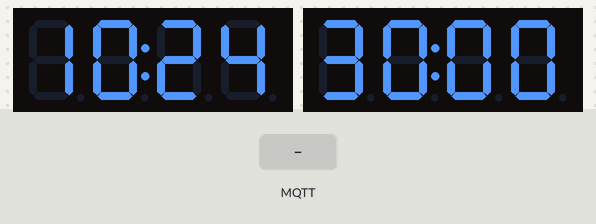
The sketch below on a simulated ESP8266 (NodeMCU). On the bench: 2 × 4-digit seven-segment display. Inputs (shaded band) come from the test bench. WiFi joins after 1.5 s; servers stay silent unless stated; the local clock reads 2024-03-15 10:24:30 at power-on unless the sketch sets it; random numbers use the default seed unless the sketch sets one; no MQTT or app messages arrive unless stated; what the sketch prints to the serial monitor is not drawn.

Above: at 0.1 s.
At 1.2 s:
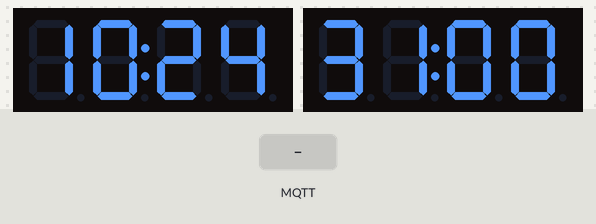
1.3 s: MQTT message "1" arrives on the first subscribed topic
At 2.5 s:
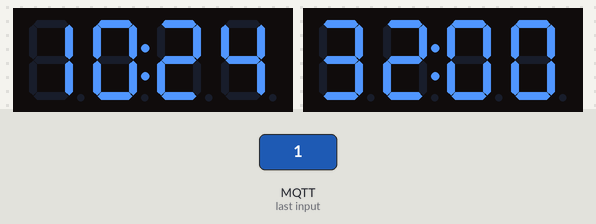
Timing chart, 0 to 4.3 s (numbered marks = the images above; inputs shaded):
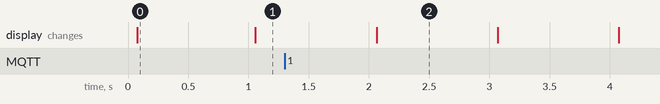

Measured:
- what the display in image 0 shows lasts 1.0 s, from 0.1 s to 1.1 s

The sketch:

rtc_4digit_wifi.ino
```cpp
#include <ESP8266WiFi.h>
#include <PubSubClient.h>
#include <TM1637Display.h>
//************************* header files***********************************

  #include <Wire.h>
#include "RTClib.h"
RTC_DS1307 RTC;
//******************************** rtc ******************************************************************************

const int CLK = D6; //Set the CLK pin connection to the display
const int DIO = D5; //Set the DIO pin connection to the display

const int clk1=D3;
const int dio1=D4;
int numCounter = 0;

TM1637Display display1(CLK, DIO); //set up the 4-Digit Display.
TM1637Display display2(clk1,dio1);
TM1637Display  showDots();
 //******************************  4 digit 7 segment *********************************************************************


// Update these with values suitable for your network.
const char* ssid = "watch1";//put your wifi ssid here
const char* password = "watch1234";//put your wifi password here
const char* mqtt_server = "test.mosquitto.org";


WiFiClient espClient;
PubSubClient client(espClient);

long lastMsg = 0;
char msg[50];
int value = 0;
void setup_wifi() {


  // We start by connecting to a WiFi network
    Serial.print("Connecting to ");
    Serial.println(ssid);
    WiFi.begin(ssid, password);
   int k=0;
    while (WiFi.status() != WL_CONNECTED)
    {

      Serial.print(".");

      break;

    }

  Serial.println("");
  Serial.println("WiFi connected");
  Serial.println("IP address: ");
  Serial.println(WiFi.localIP());
}


int state=1;
 uint8_t data[] = { 0xff, 0xff, 0xff, 0xff };
void callback(char* topic, byte* payload, unsigned int length)
{
  Serial.print("Command from MQTT broker is : [");
  Serial.print(topic);
   Serial.println();
  Serial.print(" publish data is:");

       if(payload[0]==0)
        {
             for(int f = 0; f < 4; f++)
                {
                  display1.setBrightness(7, false);  // Turn off

                  display2.setBrightness(7, false);  // Turn off


                   state=0;
                  return;
                }
         }


  for(int i=0;i<length;i++)
  {
   // display.showNumberDec((char)payload[i],false,4,0); //Display the numCounter value;
    Serial.print(payload[i]);
    //  rtc time adjustment
    if(payload[0]==1)
     {         for(int f = 0; f < 4; f++) {
          display1.setBrightness(7, true);  // Turn off

             display2.setBrightness(7,true);  // Turn off


//        delay(TEST_DELAY);
            state=2;

  //  delay(TEST_DELAY);
              }

      if(payload[1]==1)
         {
             RTC.adjust(DateTime(2019, 8, 26, payload[2],payload[3] , payload[4]));
             Serial.println("i again want to reset ");
             payload[1]=-1;
          }

     }

  }


} //end callback


void reconnect() {
  // Loop until we're reconnected
 int b=0;
  for(int kj=0;kj<1;kj++)
  {
    Serial.print("Attempting MQTT connection...");
    // Create a random client ID
    String clientId = "ESP8266Client-";
    clientId += String(random(0xffff), HEX);
    // Attempt to connect
    //if you MQTT broker has clientID,username and password
    //please change following line to    if (client.connect(clientId,userName,passWord))
    Serial.println("attempting");

    if (client.connect(clientId.c_str()))
    {
      Serial.println("connected");
     //once connected to MQTT broker, subscribe command if any
      client.subscribe("OsoyooCommand");

    }
   else{
    Serial.println("not connected ");
   }
  }
} //end reconnect()

void setup() {
  Serial.begin(115200);
  setup_wifi();
  client.setServer(mqtt_server, 1883);
   display1.setBrightness(0x0f);
  display2.setBrightness(0x0f);
 //********************************************************************** rtc set up**********************************
    Wire.begin();
    RTC.begin();
  if (! RTC.isrunning()) {
    Serial.println("RTC is NOT running!");
    // following line sets the RTC to the date & time this sketch was compiled
    RTC.adjust(DateTime(__DATE__, __TIME__));
  //RTC.adjust(DateTime(2019, 8, 26, 1, , 3));

  }
 //RTC.adjust(DateTime(2019, 8, 26, 1, 46, 5));


}
//**********************************************************************************************************
 int colon=1;
int a=0;
int k=1;
int sec;
int p=0;
int o=0;
void loop() {
  bool t=client.loop();
Serial.println("chwch loop");
Serial.println(t);
  if (!client.connected()) {
    reconnect();
      //client.setCallback(callback);
  Serial.println("after reconnect");
  }
  o++;
    Serial.println("before call back");

  client.setCallback(callback);

    Serial.println("after callback");
  if(state==2){

    Serial.println("in state 2 ");
      display1.setBrightness(0x0f);

     display1.setBrightness(7, true);  // Turn off

    state=1;

    Serial.println("ends state");
  }
  if(state==0){

    Serial.println("state 0");
           for(int f = 0; f < 4; f++) {
    display1.setBrightness(7, false);  // Turn off
    display1.setSegments(data);
     display2.setBrightness(7, false);  // Turn off
    display2.setSegments(data);


    Serial.println("after state 0");
  continue;
  }

  }


  k=1;

    Serial.println("before RTC");

  DateTime now = RTC.now();

    int hour1=now.hour();
    int minute1=now.minute();


    /*
     *  int num=10;
 for(k=0; k <= 1; k++) {
    display.showNumberDecEx(num, (0x80 >> k), true);
    delay(500);

  //  delay(TEST_DELAY);
  }
     *
     */


    numCounter=((hour1*100)+minute1);


 display1.showNumberDecEx(numCounter, (0x80 >> k), true);
sec=now.second();
   display2.showNumberDecEx(sec*100, (0x80 >> k), true);


    Serial.println("after rtc");


}
```
